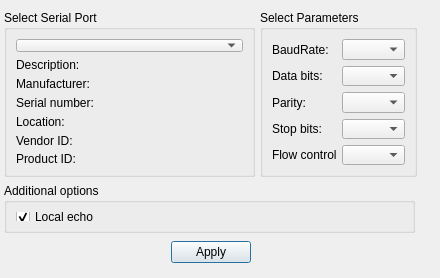
<?xml version="1.0" encoding="UTF-8"?>
<ui version="4.0">
 <class>sensorsetting</class>
 <widget class="QDialog" name="sensorsetting">
  <property name="geometry">
   <rect>
    <x>0</x>
    <y>0</y>
    <width>440</width>
    <height>278</height>
   </rect>
  </property>
  <property name="windowTitle">
   <string>Dialog</string>
  </property>
  <property name="windowIcon">
   <iconset resource="image.qrc">
    <normaloff>:/new/icons/vmvisicon.png</normaloff>:/new/icons/vmvisicon.png</iconset>
  </property>
  <widget class="QGroupBox" name="OptionsGroupBox">
   <property name="geometry">
    <rect>
     <x>4</x>
     <y>183</y>
     <width>411</width>
     <height>50</height>
    </rect>
   </property>
   <property name="title">
    <string>Additional options</string>
   </property>
   <layout class="QVBoxLayout" name="verticalLayout">
    <item>
     <widget class="QCheckBox" name="localEchoCheckBox">
      <property name="text">
       <string>Local echo</string>
      </property>
      <property name="checked">
       <bool>true</bool>
      </property>
     </widget>
    </item>
   </layout>
  </widget>
  <widget class="QGroupBox" name="parametersBox">
   <property name="geometry">
    <rect>
     <x>260</x>
     <y>10</y>
     <width>157</width>
     <height>167</height>
    </rect>
   </property>
   <property name="title">
    <string>Select Parameters</string>
   </property>
   <layout class="QGridLayout" name="gridLayout_2">
    <item row="0" column="0">
     <widget class="QLabel" name="baudRateLabel">
      <property name="text">
       <string>BaudRate:</string>
      </property>
     </widget>
    </item>
    <item row="0" column="1">
     <widget class="QComboBox" name="baudRateBox"/>
    </item>
    <item row="1" column="0">
     <widget class="QLabel" name="dataBitsLabel">
      <property name="text">
       <string>Data bits:</string>
      </property>
     </widget>
    </item>
    <item row="1" column="1">
     <widget class="QComboBox" name="dataBitsBox"/>
    </item>
    <item row="2" column="0">
     <widget class="QLabel" name="parityLabel">
      <property name="text">
       <string>Parity:</string>
      </property>
     </widget>
    </item>
    <item row="2" column="1">
     <widget class="QComboBox" name="parityBox"/>
    </item>
    <item row="3" column="0">
     <widget class="QLabel" name="stopBitsLabel">
      <property name="text">
       <string>Stop bits:</string>
      </property>
     </widget>
    </item>
    <item row="3" column="1">
     <widget class="QComboBox" name="stopBitsBox"/>
    </item>
    <item row="4" column="0">
     <widget class="QLabel" name="flowControlLabel">
      <property name="text">
       <string>Flow control:</string>
      </property>
     </widget>
    </item>
    <item row="4" column="1">
     <widget class="QComboBox" name="flowControlBox"/>
    </item>
   </layout>
  </widget>
  <widget class="QGroupBox" name="selectBox">
   <property name="geometry">
    <rect>
     <x>4</x>
     <y>10</y>
     <width>251</width>
     <height>167</height>
    </rect>
   </property>
   <property name="title">
    <string>Select Serial Port</string>
   </property>
   <layout class="QGridLayout" name="gridLayout">
    <item row="4" column="0">
     <widget class="QLabel" name="locationLabel">
      <property name="text">
       <string>Location:</string>
      </property>
     </widget>
    </item>
    <item row="3" column="0">
     <widget class="QLabel" name="serialNumberLabel">
      <property name="text">
       <string>Serial number:</string>
      </property>
     </widget>
    </item>
    <item row="6" column="0">
     <widget class="QLabel" name="pidLabel">
      <property name="text">
       <string>Product ID:</string>
      </property>
     </widget>
    </item>
    <item row="2" column="0">
     <widget class="QLabel" name="manufacturerLabel">
      <property name="text">
       <string>Manufacturer:</string>
      </property>
     </widget>
    </item>
    <item row="0" column="0">
     <widget class="QComboBox" name="serialPortInfoListBox"/>
    </item>
    <item row="1" column="0">
     <widget class="QLabel" name="descriptionLabel">
      <property name="text">
       <string>Description:</string>
      </property>
     </widget>
    </item>
    <item row="5" column="0">
     <widget class="QLabel" name="vidLabel">
      <property name="text">
       <string>Vendor ID:</string>
      </property>
     </widget>
    </item>
   </layout>
  </widget>
  <widget class="QWidget" name="layoutWidget">
   <property name="geometry">
    <rect>
     <x>30</x>
     <y>240</y>
     <width>221</width>
     <height>25</height>
    </rect>
   </property>
   <layout class="QHBoxLayout" name="horizontalLayout">
    <item>
     <spacer name="horizontalSpacer">
      <property name="orientation">
       <enum>Qt::Horizontal</enum>
      </property>
      <property name="sizeHint" stdset="0">
       <size>
        <width>96</width>
        <height>20</height>
       </size>
      </property>
     </spacer>
    </item>
    <item>
     <widget class="QPushButton" name="applyButton">
      <property name="text">
       <string>Apply</string>
      </property>
     </widget>
    </item>
   </layout>
  </widget>
 </widget>
 <resources>
  <include location="image.qrc"/>
 </resources>
 <connections/>
</ui>
